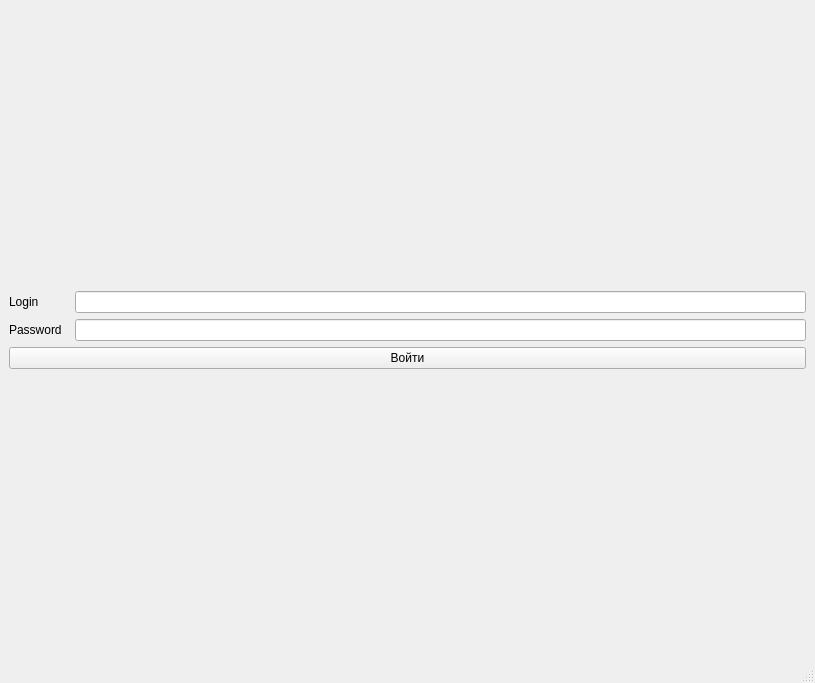
<?xml version="1.0" encoding="UTF-8"?>
<ui version="4.0">
 <class>MainWindow</class>
 <widget class="QMainWindow" name="MainWindow">
  <property name="geometry">
   <rect>
    <x>0</x>
    <y>0</y>
    <width>815</width>
    <height>683</height>
   </rect>
  </property>
  <property name="windowTitle">
   <string>MainWindow</string>
  </property>
  <widget class="QWidget" name="centralwidget">
   <layout class="QVBoxLayout" name="verticalLayout_2">
    <item>
     <layout class="QVBoxLayout" name="verticalLayout">
      <item>
       <layout class="QHBoxLayout" name="horizontalLayout">
        <item>
         <widget class="QLabel" name="label">
          <property name="minimumSize">
           <size>
            <width>60</width>
            <height>0</height>
           </size>
          </property>
          <property name="text">
           <string>Login</string>
          </property>
         </widget>
        </item>
        <item>
         <widget class="QLineEdit" name="lineEdit"/>
        </item>
       </layout>
      </item>
      <item>
       <layout class="QHBoxLayout" name="horizontalLayout_2">
        <item>
         <widget class="QLabel" name="label_2">
          <property name="minimumSize">
           <size>
            <width>60</width>
            <height>0</height>
           </size>
          </property>
          <property name="text">
           <string>Password</string>
          </property>
         </widget>
        </item>
        <item>
         <widget class="QLineEdit" name="lineEdit_2"/>
        </item>
       </layout>
      </item>
      <item>
       <widget class="QPushButton" name="pushButton">
        <property name="text">
         <string>Войти</string>
        </property>
       </widget>
      </item>
     </layout>
    </item>
   </layout>
  </widget>
  <widget class="QMenuBar" name="menubar">
   <property name="geometry">
    <rect>
     <x>0</x>
     <y>0</y>
     <width>815</width>
     <height>22</height>
    </rect>
   </property>
  </widget>
  <widget class="QStatusBar" name="statusbar"/>
 </widget>
 <resources/>
 <connections/>
</ui>
